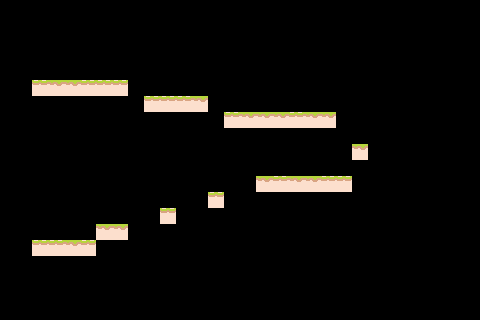

A level layout from a 2D game, rendered from its tile map. Below: a short description, then the map file with its tile-grid data intact:
An orthogonal 30x20 tile map with 16x16 px tiles, 1 tile layer (Ground) and 10 objects.

<map version="1.10" tiledversion="1.11.2" orientation="orthogonal" renderorder="right-down" width="30" height="20" tilewidth="16" tileheight="16" infinite="0" nextlayerid="7" nextobjectid="24">
 <tileset firstgid="1" source="../Tileset.tsx" />
 <layer id="1" name="Ground" class="Collision" width="30" height="20">
  <data encoding="csv">
0,0,0,0,0,0,0,0,0,0,0,0,0,0,0,0,0,0,0,0,0,0,0,0,0,0,0,0,0,0,
0,0,0,0,0,0,0,0,0,0,0,0,0,0,0,0,0,0,0,0,0,0,0,0,0,0,0,0,0,0,
0,0,0,0,0,0,0,0,0,0,0,0,0,0,0,0,0,0,0,0,0,0,0,0,0,0,0,0,0,0,
0,0,0,0,0,0,0,0,0,0,0,0,0,0,0,0,0,0,0,0,0,0,0,0,0,0,0,0,0,0,
0,0,0,0,0,0,0,0,0,0,0,0,0,0,0,0,0,0,0,0,0,0,0,0,0,0,0,0,0,0,
0,0,21,22,22,21,21,21,0,0,0,0,0,0,0,0,0,0,0,0,0,0,0,0,0,0,0,0,0,0,
0,0,0,0,0,0,0,0,0,21,21,21,22,0,0,0,0,0,0,0,0,0,0,0,0,0,0,0,0,0,
0,0,0,0,0,0,0,0,0,0,0,0,0,0,21,22,22,22,21,22,22,0,0,0,0,0,0,0,0,0,
0,0,0,0,0,0,0,0,0,0,0,0,0,0,0,0,0,0,0,0,0,0,0,0,0,0,0,0,0,0,
0,0,0,0,0,0,0,0,0,0,0,0,0,0,0,0,0,0,0,0,0,0,22,0,0,0,0,0,0,0,
0,0,0,0,0,0,0,0,0,0,0,0,0,0,0,0,0,0,0,0,0,0,0,0,0,0,0,0,0,0,
0,0,0,0,0,0,0,0,0,0,0,0,0,0,0,0,22,21,22,22,21,21,0,0,0,0,0,0,0,0,
0,0,0,0,0,0,0,0,0,0,0,0,0,21,0,0,0,0,0,0,0,0,0,0,0,0,0,0,0,0,
0,0,0,0,0,0,0,0,0,0,21,0,0,0,0,0,0,0,0,0,0,0,0,0,0,0,0,0,0,0,
0,0,0,0,0,0,22,22,0,0,0,0,0,0,0,0,0,0,0,0,0,0,0,0,0,0,0,0,0,0,
0,0,21,21,22,21,0,0,0,0,0,0,0,0,0,0,0,0,0,0,0,0,0,0,0,0,0,0,0,0,
0,0,0,0,0,0,0,0,0,0,0,0,0,0,0,0,0,0,0,0,0,0,0,0,0,0,0,0,0,0,
0,0,0,0,0,0,0,0,0,0,0,0,0,0,0,0,0,0,0,0,0,0,0,0,0,0,0,0,0,0,
0,0,0,0,0,0,0,0,0,0,0,0,0,0,0,0,0,0,0,0,0,0,0,0,0,0,0,0,0,0,
0,0,0,0,0,0,0,0,0,0,0,0,0,0,0,0,0,0,0,0,0,0,0,0,0,0,0,0,0,0
</data>
 </layer>
 <objectgroup id="2" name="Player">
  <object id="12" gid="41" x="48" y="240" width="16" height="16" />
 </objectgroup>
 <objectgroup id="3" name="Enemies">
  <object id="13" gid="56" x="304" y="176" width="16" height="16" />
  <object id="15" gid="56" x="256" y="96" width="16" height="16" />
  <object id="16" gid="56" x="176" y="96" width="16" height="16" />
  <object id="17" gid="56" x="144" y="96" width="16" height="16" />
  <object id="18" gid="56" x="80" y="80" width="16" height="16" />
  <object id="19" gid="56" x="48" y="80" width="16" height="16" />
  <object id="20" gid="56" x="112" y="80" width="16" height="16" />
  <object id="21" gid="56" x="304" y="96" width="16" height="16" />
 </objectgroup>
 <objectgroup id="5" name="Items" />
 <objectgroup id="6" name="Checkpoints">
  <object id="23" gid="38" x="32" y="80" width="16" height="16" />
 </objectgroup>
</map>
